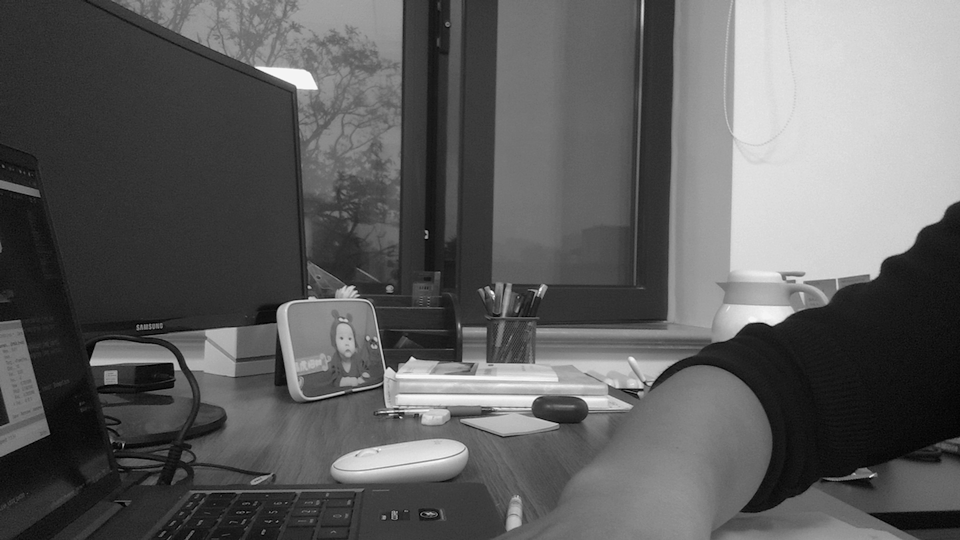
//> input picture visual_servoing/robot_control_VS/param/gray_img_vertical.png, 960 x 540 px, given in place of polar_img_vertical.png, which was not available
$ ./test_LUCID_L515_aligned   (built with g++ and OpenCV 4)
//> lines starting //> are read from the running program, lines starting //| are printed output that depends on the picture; pictures that were not available may be replaced by others from this repository, and a replacement may not be noted
#include <opencv2/opencv.hpp>
#include <opencv2/imgproc.hpp>
#include <opencv2/highgui.hpp>
#include <iostream>

using namespace cv;
using namespace std;

int main()
{
    // read images
    // Mat polar_offset = imread("/home/cyh/Work/visual_servoing_ws/src/visual_servoing/robot_control_VS/param/polar_img_horizon.png", cv::IMREAD_GRAYSCALE);
    // Mat gray_image = imread("/home/cyh/Work/visual_servoing_ws/src/visual_servoing/robot_control_VS/param/gray_img_horizon.png", cv::IMREAD_GRAYSCALE);
    Mat polar_image = imread("/home/cyh/Work/visual_servoing_ws/src/visual_servoing/robot_control_VS/param/polar_img_vertical.png", cv::IMREAD_GRAYSCALE);
//> polar_image is the input picture: 540 rows x 960 cols, CV_8UC1; min 0, max 248, mean 95.1
    Mat gray_image = imread("/home/cyh/Work/visual_servoing_ws/src/visual_servoing/robot_control_VS/param/gray_img_vertical.png", cv::IMREAD_GRAYSCALE);
    // resize
    Mat gray_image_resize_temp = gray_image.colRange(170, gray_image.cols-80);
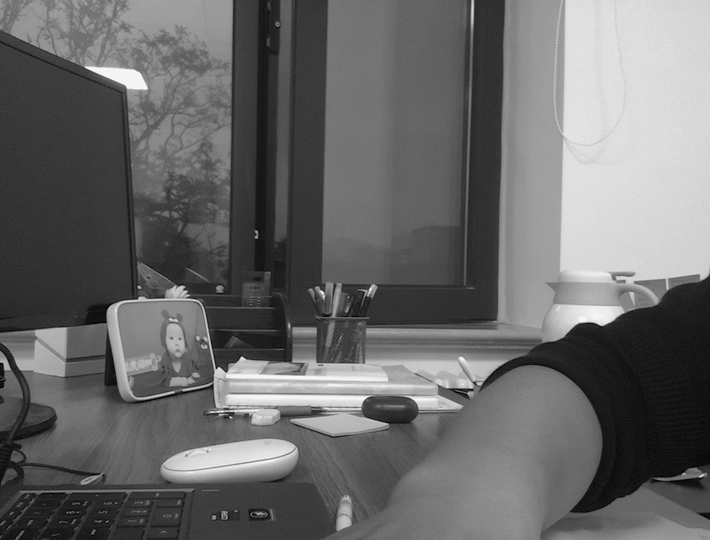
//> gray_image_resize_temp: 540 rows x 710 cols, CV_8UC1; min 0, max 248, mean 105.1
    Mat polar_image_resize_temp = polar_image.rowRange(20, polar_image.rows-60);
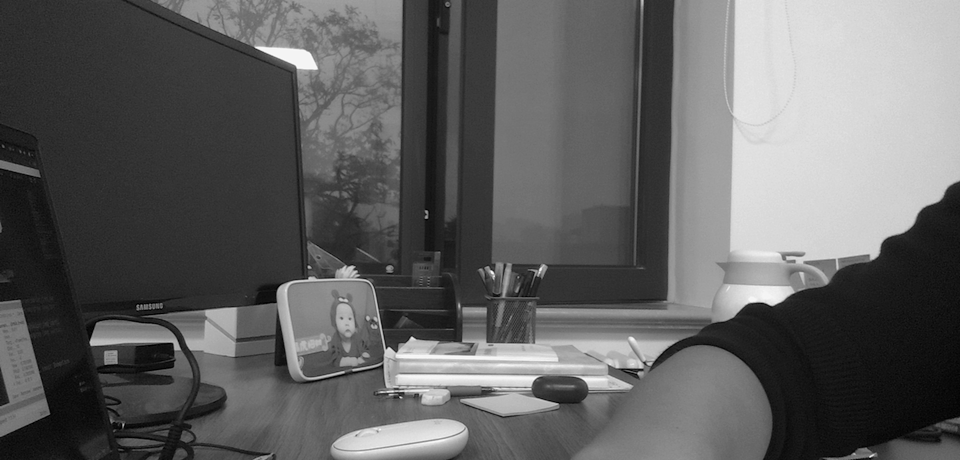
//> polar_image_resize_temp: 460 rows x 960 cols, CV_8UC1; min 0, max 248, mean 96.5
    cv::Size targetSize(200, 150);
    cv::Mat gray_image_resize, polar_image_resize;
    cv::resize(gray_image_resize_temp, gray_image_resize, targetSize, 0, 0, cv::INTER_LINEAR);
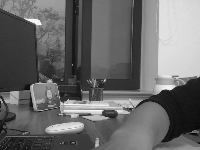
//> gray_image_resize: 150 rows x 200 cols, CV_8UC1; min 4, max 246, mean 105.1
	cv::resize(polar_image_resize_temp, polar_image_resize, targetSize, 0, 0, cv::INTER_LINEAR);
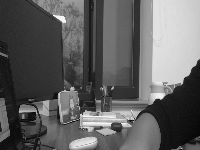
//> polar_image_resize: 150 rows x 200 cols, CV_8UC1; min 2, max 247, mean 96.5


    // show images
    namedWindow("polar", cv::WINDOW_AUTOSIZE);
    namedWindow("gray", cv::WINDOW_AUTOSIZE);
    imshow("polar", polar_image_resize);
    imshow("gray", gray_image_resize);
    //
    waitKey(0);
    destroyAllWindows();
    //
    return 0;
}
